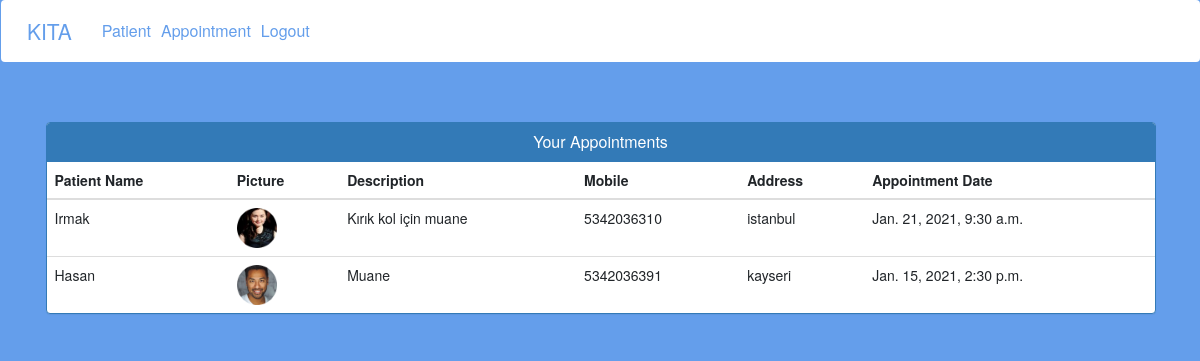
The page /doctor-view-appointment (signed in) on the database its author committed.
### hospital/models.py (models this page shows, shortened)
class Appointment(models.Model):
    patientId=models.PositiveIntegerField(null=True)
    doctorId=models.PositiveIntegerField(null=True)
    patientName=models.CharField(max_length=40,null=True)
    doctorName=models.CharField(max_length=40,null=True)
    appointmentDate=models.DateTimeField(auto_now=False)
    description=models.TextField(max_length=500)
    status=models.BooleanField(default=False)

class Patient(models.Model):
    user=models.OneToOneField(User,on_delete=models.CASCADE)
    profile_pic= models.ImageField(upload_to='profile_pic/PatientProfilePic/',null=True,blank=True)
    address = models.CharField(max_length=40)
    mobile = models.CharField(max_length=20,null=False)
    symptoms = models.CharField(max_length=100,null=False)
    assignedDoctorId = models.PositiveIntegerField(null=True)
    admitDate=models.DateField(auto_now=True)
    status=models.BooleanField(default=False)

### hospital/views.py (the view)
# urls.py: path('doctor-view-appointment', views.doctor_view_appointment_view,name='doctor-view-appointment'),
def doctor_view_appointment_view(request):
    doctor=models.Doctor.objects.get(user_id=request.user.id) #for profile picture of doctor in sidebar
    appointments=models.Appointment.objects.all().filter(status=True,doctorId=request.user.id)
    patientid=[]
    for a in appointments:
        patientid.append(a.patientId)
    patients=models.Patient.objects.all().filter(status=True,user_id__in=patientid)
    appointments=zip(appointments,patients)
    return render(request,'hospital/doctor_view_appointment.html',{'appointments':appointments,'doctor':doctor})

### templates/hospital/doctor_view_appointment.html (shortened to what this page needs)
{% extends 'hospital/doctor_base.html' %}
{% block content %}
{%load static%}
<head>
  <link href="//netdna.bootstrapcdn.com/bootstrap/3.0.0/css/bootstrap.min.css" rel="stylesheet" id="bootstrap-css">
</head>
<div class="container">
  <div class="panel panel-primary">
    <div class="panel-heading">
      <h6 class="panel-title">Your Appointments</h6>
    </div>
    <table class="table table-hover" id="dev-table">
      <thead>
        <tr>
          <th>Patient Name</th>
          <th>Picture</th>
          <th>Description</th>
          <th>Mobile</th>
          <th>Address</th>
          <th>Appointment Date</th>
        </tr>
      </thead>
      {% for a,p in appointments %}
      <tr>
        <td>{{a.patientName}}</td>
        <td> <img src="{% static p.profile_pic.url %}" alt="Profile Pic" height="40px" width="40px" /></td>
        <td>{{a.description}}</td>
        <td>{{p.mobile}}</td>
        <td>{{p.address}}</td>
        <td>{{a.appointmentDate}}</td>
      </tr>
      {% endfor %}
    </table>
  </div>
</div>
{% endblock content %}

### static/style.css (style rules this page uses)
body { padding-left: 240px; }

### templates/hospital/doctor_view_appointment.html (style rules this page uses)
h6 { text-align: center; }

### rows shown on the page
Appointment: patientName "Irmak", profile_pic (picture), description "Kırık kol için muane", mobile "5342036310", address "istanbul", appointmentDate "Jan. 21, 2021, 9:30 a.m."
Appointment: patientName "Hasan", profile_pic (picture), description "Muane", mobile "5342036391", address "kayseri", appointmentDate "Jan. 15, 2021, 2:30 p.m."
